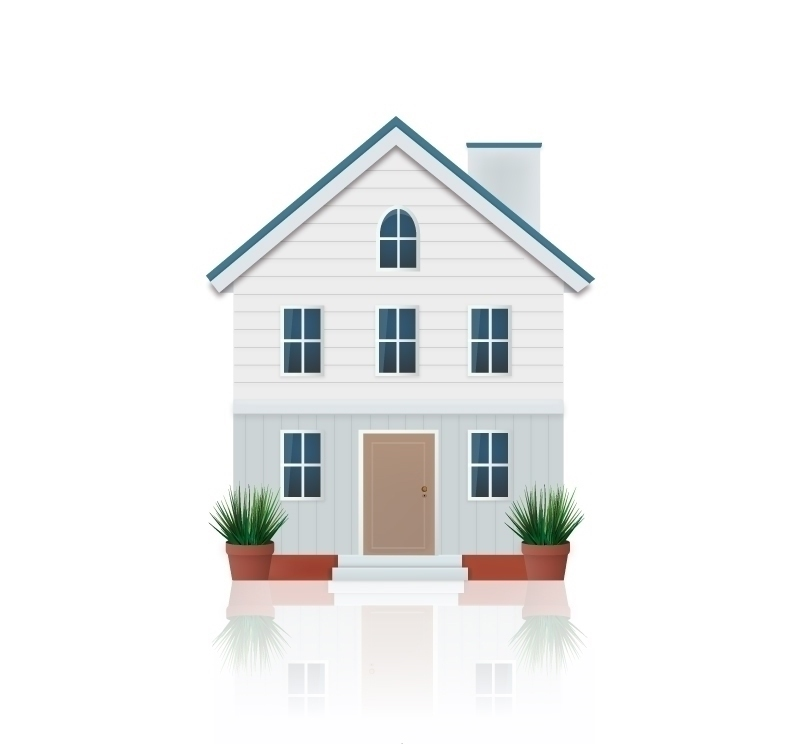
#> input picture sift_match/house1.jpg, 800 x 744 px
$ python sift_match.py
#> lines starting #> are read from the running program, lines starting #| are printed output that depends on the picture
# -*- coding: utf-8 -*-
from PIL import Image
from pylab import *
from numpy import *
import os

def process_image(imagename, resultname, params="--edge-thresh 10 --peak-thresh 5"):
    """ 处理一幅图像，然后将结果保存在文件中"""

    if imagename[-3:] != 'pgm':
        #创建一个pgm文件
        im = Image.open(imagename).convert('L')
        im.save('tmp.pgm')
        imagename ='tmp.pgm'
    cmmd = str("sift "+imagename+" --output="+resultname+" "+params)
    os.system(cmmd)
    print('processed', imagename, 'to', resultname)

def read_features_from_file(filename):
    """读取特征属性值，然后将其以矩阵的形式返回"""
    f = loadtxt(filename)
    return f[:,:4], f[:,4:] #特征位置，描述子

def write_featrues_to_file(filename, locs, desc):
    """将特征位置和描述子保存到文件中"""
    savetxt(filename, hstack((locs,desc)))

# [84 lines left out: functions plot_features, match, match_twosided, appendimages, plot_matches, not called in this run]

# 示例
im1f = 'house1.jpg'
im2f = 'house2.jpg'
im1 = array(Image.open(im1f))
#> im1 is the input picture: shape (744, 800, 3); mean R, G, B 238.9, 239.3, 239.1
im2 = array(Image.open(im2f))
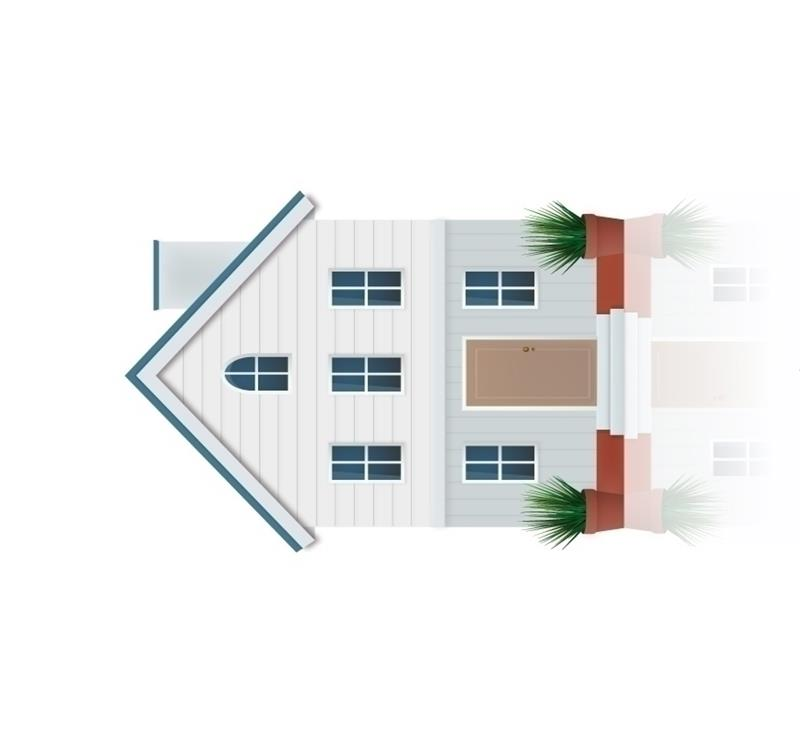
#> input picture sift_match/house2.jpg, 800 x 744 px
#> im2 is the input picture: shape (744, 800, 3); mean R, G, B 238.9, 239.3, 239.1

process_image(im1f, 'out_sift_1.txt')
#> in process_image, `im = Image.open(imagename).convert('L')`:
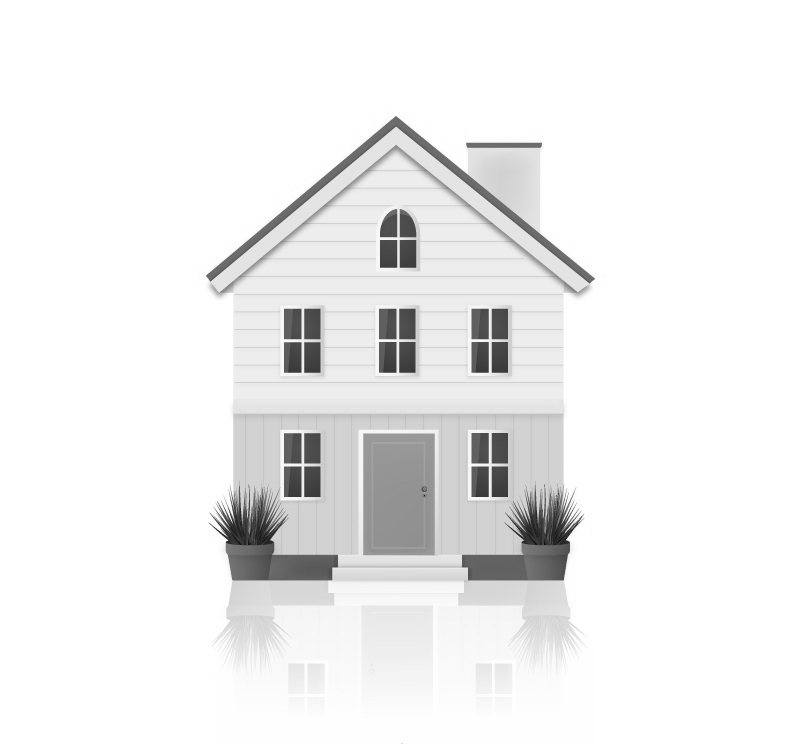
#> im: PIL image 800x744 L; min 9, max 255, mean 239.2
l1,d1 = read_features_from_file('out_sift_1.txt')
#> (the run stopped early here; a loop or call above may not have finished)
